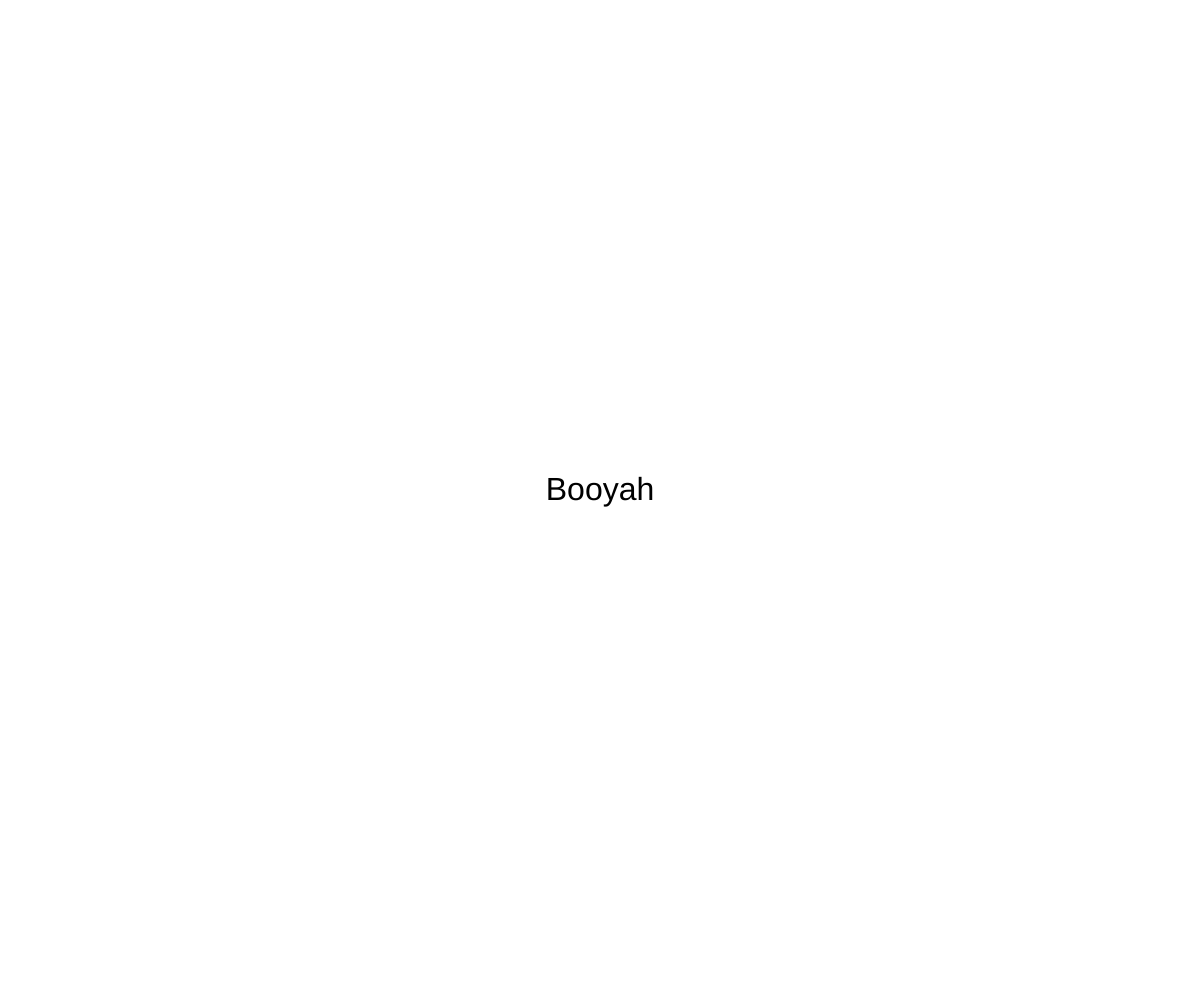
Frame 1 (no input)
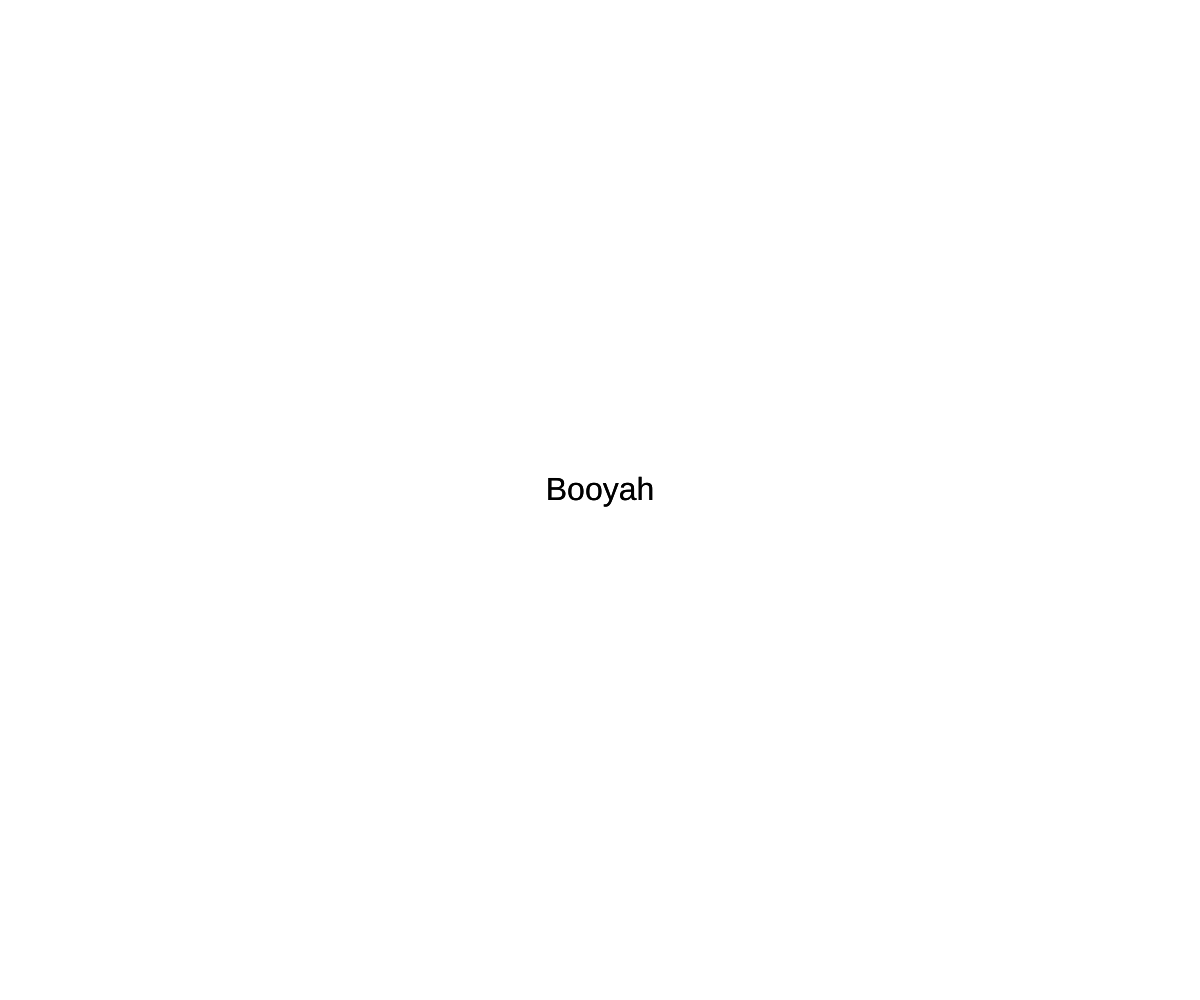
Frame 2 (the mouse pressed at the canvas centre, redrawn once)

The p5.js sketch that drew these frames (run headless with seeded random() and noise() and a simulated clock; the mouse was pressed at the canvas centre and the sketch redrawn once):

// p5.js sketch
// ── sketch.js
function setup() {
  // put setup code here
    createCanvas(windowWidth, windowHeight);
}

function draw() {
  // put drawing code here
    textAlign(CENTER);
    textSize(32);
    text('Booyah', width/2, height/2);
    noLoop();
}
